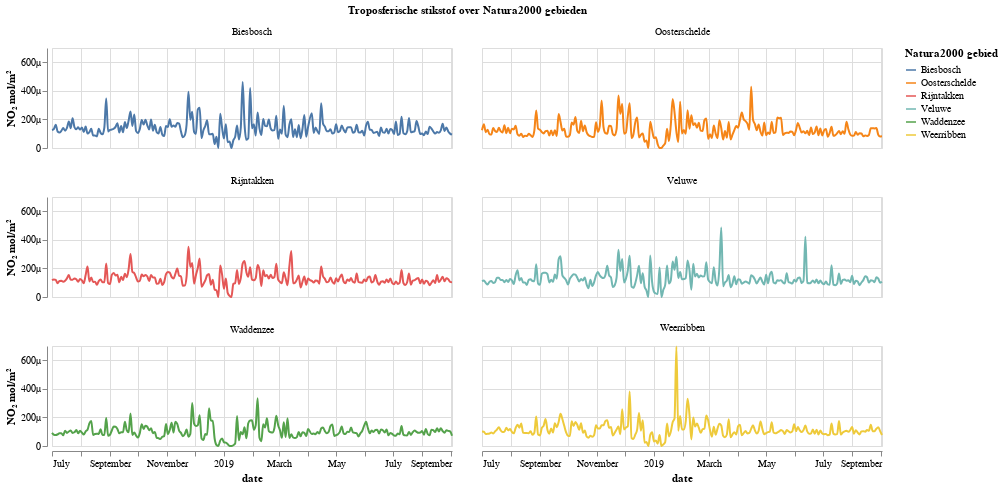

The notebook cell this image was saved under:
### Code cell
chart

### Figure 1 — Vega-Lite specification as saved in the notebook (floating-point values rounded to 4 significant figures; data arrays with more than 128 entries replaced by an {"elided": "..."} marker saying what was removed)
{"$schema": "https://vega.github.io/schema/vega-lite/v3.4.0.json", "columns": 2, "config": {"mark": {"tooltip": null}, "view": {"height": 300, "width": 400}}, "data": {"name": "data-acc175d630c02fa0ff3b14c007df50cc"}, "datasets": {"data-acc175d630c02fa0ff3b14c007df50cc": {"elided": "1288 records"}}, "facet": {"field": "NAAM_N2K", "title": "Troposferische stikstof over Natura2000 gebieden", "type": "nominal"}, "spec": {"layer": [{"encoding": {"color": {"field": "NAAM_N2K", "legend": {"title": "Natura2000 gebied"}, "type": "nominal"}, "tooltip": [{"field": "date", "type": "temporal"}, {"field": "NAAM_N2K", "type": "nominal"}, {"field": "median", "format": ".4s", "type": "quantitative"}], "x": {"field": "date", "type": "temporal"}, "y": {"axis": {"format": ".0s"}, "field": "median", "scale": {"domain": [0, 0.0007]}, "title": "NO₂ mol/m²", "type": "quantitative"}}, "height": 100, "mark": {"interpolate": "monotone", "type": "line"}}, {"encoding": {"color": {"condition": {"selection": "selector033", "value": "black"}, "value": "transparent"}, "tooltip": [{"field": "date", "type": "temporal"}, {"field": "NAAM_N2K", "type": "nominal"}, {"field": "median", "format": ".4s", "type": "quantitative"}], "x": {"field": "date", "type": "temporal"}}, "mark": "rule", "selection": {"selector033": {"empty": "none", "nearest": true, "on": "mouseover", "type": "single"}}}]}}
